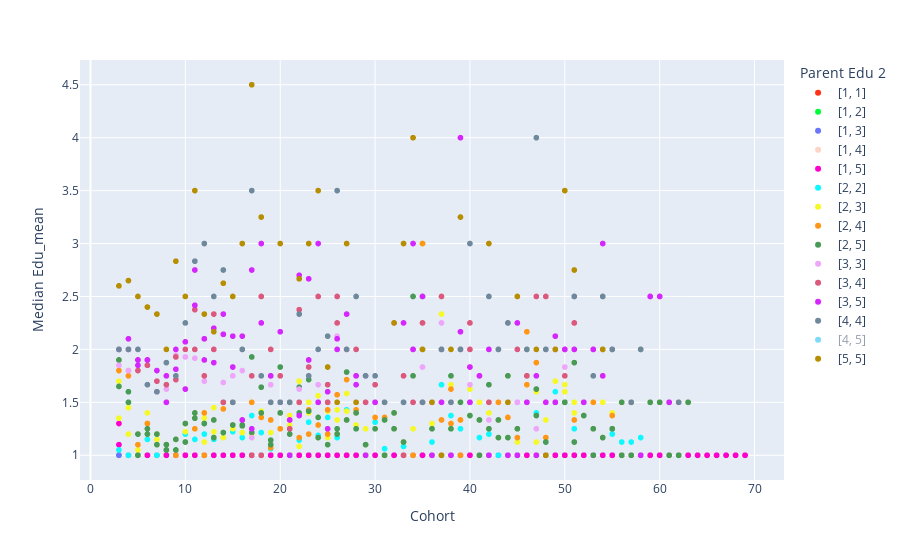

The notebook cell saved with this chart:
### Code cell
import plotly.express as px

agg_ls["Parent Edu 2"] = agg_ls["Parent Edu 2"].astype(str)
data = agg_ls[agg_ls['Scenario'] == 1]
fig1 = px.scatter(data, x='Cohort', y='Median Edu_mean', color='Parent Edu 2',
                 color_discrete_sequence=px.colors.qualitative.Light24)

agg_ls["Parent Edu 2"] = agg_ls["Parent Edu 2"].astype(str)
data = agg_ls[agg_ls['Scenario'] == 2]
fig2 = px.scatter(data, x='Cohort', y='Median Edu_mean', color='Parent Edu 2',
                 color_discrete_sequence=px.colors.qualitative.Light24)

agg_ls["Parent Edu 2"] = agg_ls["Parent Edu 2"].astype(str)
data = agg_ls[agg_ls['Scenario'] == 3]
fig3 = px.scatter(data, x='Cohort', y='Median Edu_mean', color='Parent Edu 2',
                 color_discrete_sequence=px.colors.qualitative.Light24)

fig1.show()
fig2.show()
fig3.show()

### Figure 1 — Plotly figure (JSON) as saved in the notebook; plotly's stock layout.template omitted (floating-point values rounded to 4 significant figures; data arrays with more than 128 entries replaced by an {"elided": "..."} marker saying what was removed)
{"data": [{"hovertemplate": "Parent Edu 2=[1, 1]<br>Cohort=%{x}<br>Median Edu_mean=%{y}<extra></extra>", "legendgroup": "[1, 1]", "marker": {"color": "#FD3216", "symbol": "circle"}, "mode": "markers", "name": "[1, 1]", "showlegend": true, "type": "scattergl", "x": [3, 4, 5, 6, 7, 8, 9, 10, 11, 12, 13, 14, 15, 16, 17, 18, 19, 20, 21, 22, 23, 24, 25, 26, 27, 28, 29, 30, 31, 32, 33, 34, 35, 36, 37, 38, 39, 40, 41, 42, 43, 44, 45, 46, 47, 48, 49, 50, 51, 52, 53, 54, 55, 56, 57, 58, 59, 60, 61, 62, 63, 64, 65, 66, 67, 68, 69], "xaxis": "x", "y": [1, 1, 1, 1, 1, 1, 1, 1, 1, 1, 1, 1, 1, 1, 1, 1, 1, 1, 1, 1, 1, 1, 1, 1, 1, 1, 1, 1, 1, 1, 1, 1, 1, 1, 1, 1, 1, 1, 1, 1, 1, 1, 1, 1, 1, 1, 1, 1, 1, 1, 1, 1, 1, 1, 1, 1, 1, 1, 1, 1, 1, 1, 1, 1, 1, 1, 1], "yaxis": "y"}, {"hovertemplate": "Parent Edu 2=[1, 2]<br>Cohort=%{x}<br>Median Edu_mean=%{y}<extra></extra>", "legendgroup": "[1, 2]", "marker": {"color": "#00FE35", "symbol": "circle"}, "mode": "markers", "name": "[1, 2]", "showlegend": true, "type": "scattergl", "x": {"elided": "134 int values"}, "xaxis": "x", "y": {"elided": "134 int values"}, "yaxis": "y"}, {"hovertemplate": "Parent Edu 2=[1, 3]<br>Cohort=%{x}<br>Median Edu_mean=%{y}<extra></extra>", "legendgroup": "[1, 3]", "marker": {"color": "#6A76FC", "symbol": "circle"}, "mode": "markers", "name": "[1, 3]", "showlegend": true, "type": "scattergl", "x": {"elided": "134 int values"}, "xaxis": "x", "y": {"elided": "134 int values"}, "yaxis": "y"}, {"hovertemplate": "Parent Edu 2=[1, 4]<br>Cohort=%{x}<br>Median Edu_mean=%{y}<extra></extra>", "legendgroup": "[1, 4]", "marker": {"color": "#FED4C4", "symbol": "circle"}, "mode": "markers", "name": "[1, 4]", "showlegend": true, "type": "scattergl", "x": {"elided": "134 int values"}, "xaxis": "x", "y": {"elided": "134 float values"}, "yaxis": "y"}, {"hovertemplate": "Parent Edu 2=[1, 5]<br>Cohort=%{x}<br>Median Edu_mean=%{y}<extra></extra>", "legendgroup": "[1, 5]", "marker": {"color": "#FE00CE", "symbol": "circle"}, "mode": "markers", "name": "[1, 5]", "showlegend": true, "type": "scattergl", "x": {"elided": "134 int values"}, "xaxis": "x", "y": {"elided": "134 float values"}, "yaxis": "y"}, {"hovertemplate": "Parent Edu 2=[2, 2]<br>Cohort=%{x}<br>Median Edu_mean=%{y}<extra></extra>", "legendgroup": "[2, 2]", "marker": {"color": "#0DF9FF", "symbol": "circle"}, "mode": "markers", "name": "[2, 2]", "showlegend": true, "type": "scattergl", "x": [3, 4, 5, 6, 7, 8, 9, 10, 11, 12, 13, 14, 15, 16, 17, 18, 19, 20, 21, 22, 23, 24, 25, 26, 27, 28, 29, 30, 31, 32, 33, 34, 35, 36, 37, 38, 39, 40, 41, 42, 43, 44, 45, 46, 47, 48, 49, 50, 51, 52, 53, 54, 55, 56, 57, 58, 59, 60, 61, 62, 63, 64, 65, 66, 67, 68, 69], "xaxis": "x", "y": [1.05, 1, 1, 1.15, 1, 1.1, 1.05, 1.2, 1.15, 1.2, 1.15, 1.167, 1.222, 1.167, 1.375, 1.214, 1.062, 1.4, 1.25, 1.143, 1.312, 1.188, 1.357, 1.167, 1.429, 1.25, 1, 1.312, 1.062, 1.4, 1.083, 1, 3, 1.125, 1.667, 1.375, 1.25, 1.375, 1.167, 1.2, 1, 1.167, 1.167, 2, 1.4, 1.125, 1.6, 1.5, 1.25, 1.375, 1.25, 1.167, 1.2, 1.125, 1.125, 1.167, 1.5, 1.5, 1, 1, 1.5, null, null, null, null, null, null], "yaxis": "y"}, {"hovertemplate": "Parent Edu 2=[2, 3]<br>Cohort=%{x}<br>Median Edu_mean=%{y}<extra></extra>", "legendgroup": "[2, 3]", "marker": {"color": "#F6F926", "symbol": "circle"}, "mode": "markers", "name": "[2, 3]", "showlegend": true, "type": "scattergl", "x": {"elided": "134 int values"}, "xaxis": "x", "y": {"elided": "134 float values"}, "yaxis": "y"}, {"hovertemplate": "Parent Edu 2=[2, 4]<br>Cohort=%{x}<br>Median Edu_mean=%{y}<extra></extra>", "legendgroup": "[2, 4]", "marker": {"color": "#FF9616", "symbol": "circle"}, "mode": "markers", "name": "[2, 4]", "showlegend": true, "type": "scattergl", "x": {"elided": "134 int values"}, "xaxis": "x", "y": {"elided": "134 float values"}, "yaxis": "y"}, {"hovertemplate": "Parent Edu 2=[2, 5]<br>Cohort=%{x}<br>Median Edu_mean=%{y}<extra></extra>", "legendgroup": "[2, 5]", "marker": {"color": "#479B55", "symbol": "circle"}, "mode": "markers", "name": "[2, 5]", "showlegend": true, "type": "scattergl", "x": {"elided": "134 int values"}, "xaxis": "x", "y": {"elided": "134 float values"}, "yaxis": "y"}, {"hovertemplate": "Parent Edu 2=[3, 3]<br>Cohort=%{x}<br>Median Edu_mean=%{y}<extra></extra>", "legendgroup": "[3, 3]", "marker": {"color": "#EEA6FB", "symbol": "circle"}, "mode": "markers", "name": "[3, 3]", "showlegend": true, "type": "scattergl", "x": [3, 4, 5, 6, 7, 8, 9, 10, 11, 12, 13, 14, 15, 16, 17, 18, 19, 20, 21, 22, 23, 24, 25, 26, 27, 28, 29, 30, 31, 32, 33, 34, 35, 36, 37, 38, 39, 40, 41, 42, 43, 44, 45, 46, 47, 48, 49, 50, 51, 52, 53, 54, 55, 56, 57, 58, 59, 60, 61, 62, 63, 64, 65, 66, 67, 68, 69], "xaxis": "x", "y": [1.85, 1.8, 1.9, 1.85, 1.7, 1.625, 1.944, 1.929, 1.917, 1.7, 2, 1.688, 1.75, 1.8, 1.167, 1, 1.667, 1.5, 1.25, 1.625, 1.9, 1.667, 1.25, 2.125, 2, 1.5, 1.5, 1.5, null, null, 1.5, 1.5, 1.833, 1, 2.25, 1, 2, 1.667, 1.75, 1.333, null, 1, 1.5, 1.5, 1.25, 2, 2, 1.833, 2.25, 1.5, 2, 2, 2, null, null, 1, 2.5, 2.5, 1.5, null, null, null, null, null, null, null, null], "yaxis": "y"}, {"hovertemplate": "Parent Edu 2=[3, 4]<br>Cohort=%{x}<br>Median Edu_mean=%{y}<extra></extra>", "legendgroup": "[3, 4]", "marker": {"color": "#DC587D", "symbol": "circle"}, "mode": "markers", "name": "[3, 4]", "showlegend": true, "type": "scattergl", "x": {"elided": "134 int values"}, "xaxis": "x", "y": {"elided": "134 float values"}, "yaxis": "y"}, {"hovertemplate": "Parent Edu 2=[3, 5]<br>Cohort=%{x}<br>Median Edu_mean=%{y}<extra></extra>", "legendgroup": "[3, 5]", "marker": {"color": "#D626FF", "symbol": "circle"}, "mode": "markers", "name": "[3, 5]", "showlegend": true, "type": "scattergl", "x": {"elided": "134 int values"}, "xaxis": "x", "y": {"elided": "134 float values"}, "yaxis": "y"}, {"hovertemplate": "Parent Edu 2=[4, 4]<br>Cohort=%{x}<br>Median Edu_mean=%{y}<extra></extra>", "legendgroup": "[4, 4]", "marker": {"color": "#6E899C", "symbol": "circle"}, "mode": "markers", "name": "[4, 4]", "showlegend": true, "type": "scattergl", "x": [3, 4, 5, 6, 7, 8, 9, 10, 11, 12, 13, 14, 15, 16, 17, 18, 19, 20, 21, 22, 23, 24, 25, 26, 27, 28, 29, 30, 31, 32, 33, 34, 35, 36, 37, 38, 39, 40, 41, 42, 43, 44, 45, 46, 47, 48, 49, 50, 51, 52, 53, 54, 55, 56, 57, 58, 59, 60, 61, 62, 63, 64, 65, 66, 67, 68, 69], "xaxis": "x", "y": [2, 2, 2, 1.667, 1.6, 1.875, 1.75, 2.25, 2.833, 3, 2.5, 2.75, 1.5, 2, 3.5, 1.75, 1.5, 1.5, 1.5, 2.333, 1.75, 2, 2.125, 3.5, 2, 2.5, 1.75, 1.75, 1.5, null, 1.5, null, 1.5, null, 2, 1.5, 2, 3, null, 2.5, 2, 2.25, null, 2, 4, 2, null, null, 2.5, null, 1.75, 2.5, 2, null, 1.5, 2, null, null, null, 1.5, null, null, null, null, null, null, null], "yaxis": "y"}, {"hovertemplate": "Parent Edu 2=[4, 5]<br>Cohort=%{x}<br>Median Edu_mean=%{y}<extra></extra>", "legendgroup": "[4, 5]", "marker": {"color": "#00B5F7", "symbol": "circle"}, "mode": "markers", "name": "[4, 5]", "showlegend": true, "type": "scattergl", "visible": "legendonly", "x": {"elided": "134 int values"}, "xaxis": "x", "y": {"elided": "134 float values"}, "yaxis": "y"}, {"hovertemplate": "Parent Edu 2=[5, 5]<br>Cohort=%{x}<br>Median Edu_mean=%{y}<extra></extra>", "legendgroup": "[5, 5]", "marker": {"color": "#B68E00", "symbol": "circle"}, "mode": "markers", "name": "[5, 5]", "showlegend": true, "type": "scattergl", "x": [3, 4, 5, 6, 7, 8, 9, 10, 11, 12, 13, 14, 15, 16, 17, 18, 19, 20, 21, 22, 23, 24, 25, 26, 27, 28, 29, 30, 31, 32, 33, 34, 35, 36, 37, 38, 39, 40, 41, 42, 43, 44, 45, 46, 47, 48, 49, 50, 51, 52, 53, 54, 55, 56, 57, 58, 59, 60, 61, 62, 63, 64, 65, 66, 67, 68, 69], "xaxis": "x", "y": [2.6, 2.65, 2.5, 2.4, 2.333, 2, 2.833, 2.5, 3.5, 2.333, 2.167, 2.625, 2.5, 3, 4.5, 3.25, null, 3, null, 2.667, 3, 3.5, 1.833, 1.5, 3, 1.5, null, null, null, 2.25, 3, 4, 2, 1.5, 1, 2, 3.25, null, null, 3, null, 1.5, 2.5, null, 2, 1, 2, 3.5, 2.75, null, null, 2, null, null, null, null, null, null, null, null, null, null, null, null, null, null, null], "yaxis": "y"}], "layout": {"autosize": true, "dragmode": "zoom", "legend": {"title": {"text": "Parent Edu 2"}, "tracegroupgap": 0}, "margin": {"t": 60}, "xaxis": {"anchor": "y", "autorange": true, "domain": [0, 1], "range": [-1.037, 73.04], "title": {"text": "Cohort"}, "type": "linear"}, "yaxis": {"anchor": "x", "autorange": true, "domain": [0, 1], "range": [0.729, 4.771], "title": {"text": "Median Edu_mean"}, "type": "linear"}}}
